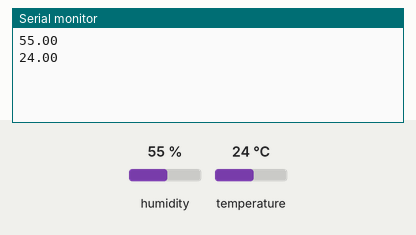
The sketch below on a simulated Arduino Uno, built with avr-gcc and run on an emulated ATmega328P. Parts: the last lines printed to the serial monitor. Wiring (inferred from the names in the program): DHT11 sensor: data A0. Inputs (shaded band) come from the test bench; at power-on: humidity 55 %, temperature 24 °C.

Above: at 1.2 s.
1.3 s: humidity set to 22 %
6.3 s: temperature set to 12 °C
At 11.0 s:
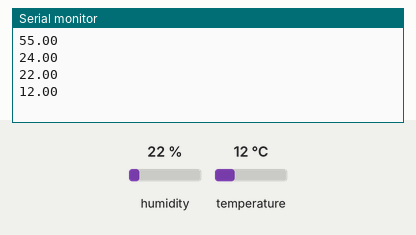
11.3 s: humidity set to 40 %
At 20.5 s:
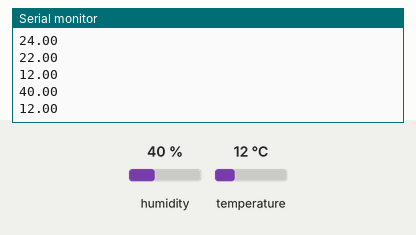
Timing chart, 0 to 22.0 s (numbered marks = the images above; inputs shaded):
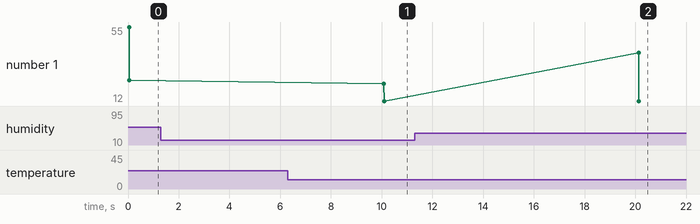

Measured:
- after the input at 6.3 s, the serial monitor: prints a new line after 3.8 s (image 1)
- after the input at 11.3 s, the serial monitor: prints a new line after 8.8 s (image 2)
- plotted number 1: 24 → 12 after the input at 6.3 s

The sketch:

DHT.ino
```cpp
#include "dht.h"

dht DHT; // Variabel DHT yang ada di dht.h

#define dht11Pin A0 //Pin5 untuk DHT11

//Deklarasi Variabel
double humidity1, temperature1;

//Deklarasi Fungsi
double humidity(int);
double temperature(int);

void setup() {
  // put your setup code here, to run once:
  Serial.begin(9600);

}

void loop() {
  // put your main code here, to run repeatedly:
  humidity1 = humidity(dht11Pin);
  temperature1 = temperature(dht11Pin);
  Serial.println(humidity1);
  Serial.println(temperature1);
  delay(10000);

}

double humidity(int dhtPin){
  double humidity;
  DHT.read11(dhtPin);
  humidity = DHT.humidity;
  return humidity;
}

double temperature(int dhtPin){
  double temperature;
  DHT.read11(dhtPin);
  temperature = DHT.temperature;
  return temperature;
}
```

dht.h
```cpp
//
//    FILE: dht.h
//  AUTHOR: Rob Tillaart
// VERSION: 0.1.14
// PURPOSE: DHT Temperature & Humidity Sensor library for Arduino
//     URL: http://arduino.cc/playground/Main/DHTLib
//
// HISTORY:
// see dht.cpp file
//

#ifndef dht_h
#define dht_h

#if ARDUINO < 100
#include <WProgram.h>
#else
#include <Arduino.h>
#endif

#define DHT_LIB_VERSION "0.1.14"

#define DHTLIB_OK                0
#define DHTLIB_ERROR_CHECKSUM   -1
#define DHTLIB_ERROR_TIMEOUT    -2
#define DHTLIB_INVALID_VALUE    -999

#define DHTLIB_DHT11_WAKEUP     18
#define DHTLIB_DHT_WAKEUP       1

// max timeout is 100 usec.
// For a 16 Mhz proc 100 usec is 1600 clock cycles
// loops using DHTLIB_TIMEOUT use at least 4 clock cycli
// so 100 us takes max 400 loops
// so by dividing F_CPU by 40000 we "fail" as fast as possible
#define DHTLIB_TIMEOUT (F_CPU/40000)

class dht
{
public:
    // return values:
    // DHTLIB_OK
    // DHTLIB_ERROR_CHECKSUM
    // DHTLIB_ERROR_TIMEOUT
    int read11(uint8_t pin);
    int read(uint8_t pin);

    inline int read21(uint8_t pin) { return read(pin); };
    inline int read22(uint8_t pin) { return read(pin); };
    inline int read33(uint8_t pin) { return read(pin); };
    inline int read44(uint8_t pin) { return read(pin); };

    double humidity;
    double temperature;

private:
    uint8_t bits[5];  // buffer to receive data
    int _readSensor(uint8_t pin, uint8_t wakeupDelay);
};
#endif
//
// END OF FILE
//
```
